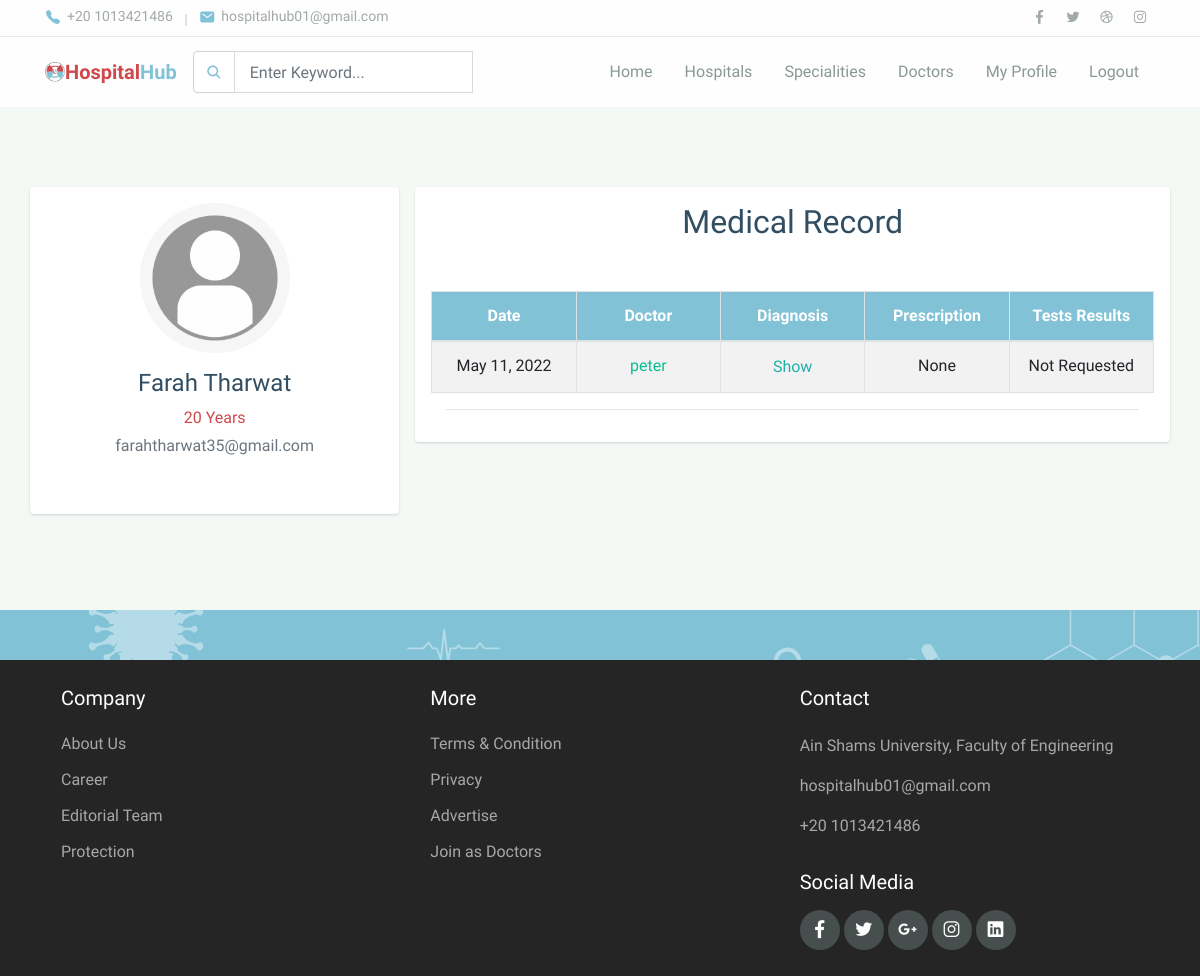
Page /hospital_hub/patient/ViewRecord (signed in) on the earlier database version.
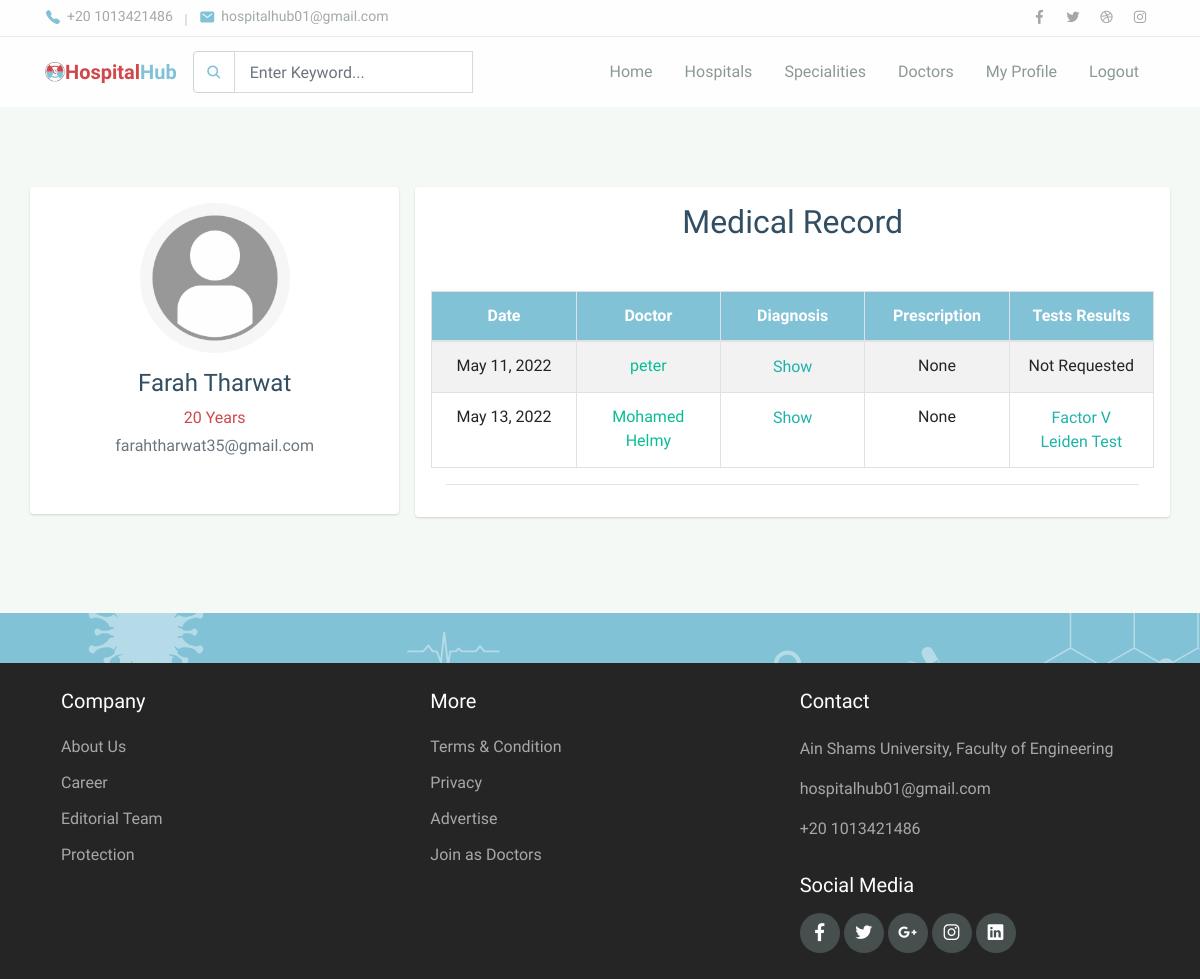
Same page on the later database version.
### hospital_hub/models.py (models this page shows, shortened)
class AppointmentDocument(models.Model):
    appointment = models.ForeignKey(
    Appointment, on_delete=models.CASCADE, related_name="document")
    title = models.CharField(max_length=100)
    attachment = models.FileField(null=True, blank=True)
    diagnosis = models.TextField()
    disease = models.CharField(max_length=100)

class Appointment(models.Model):
    doctor = models.ForeignKey(
        Doctor, on_delete=models.CASCADE, related_name="appointments")
    patient = models.ForeignKey(
        Patient, on_delete=models.CASCADE, related_name="appointments")
    schedule = models.ForeignKey(
        Schedule, null=True,on_delete=models.SET_NULL, related_name="appointments")
    status = models.ForeignKey(AppointmentStatus, on_delete=models.SET_NULL,null=True,blank=True,default=None)
    patient_no = models.IntegerField()
    appt_date = models.DateField()

class Doctor(models.Model):
    my_account = models.ForeignKey(
        User, on_delete=models.CASCADE, related_name="my_doctor")
    is_employed = models.BooleanField(default=False)
    speciality = models.ForeignKey(
        Speciality, on_delete=models.CASCADE, related_name="doctors")
    hospital = models.ForeignKey(
        Hospital, on_delete=models.SET_NULL, related_name="my_doctors", null=True, blank=True)
    is_notified = models.BooleanField(default=False);
    def __str__(self):
        return str(self.my_account)

class User(AbstractBaseUser):
    username = models.CharField(max_length=255, unique=True)
    email = models.EmailField(
        verbose_name='email address', max_length=255, unique=True)
    full_name = models.CharField(max_length=255, blank=True, null=True)
    phone_number = models.IntegerField()
    city = models.ForeignKey(City, on_delete=models.PROTECT, null=True)
    owner = models.BooleanField(default=False)  # can login
    admin = models.BooleanField(default=False)  # staff user non superuser
    doctor = models.BooleanField(default=False)  # superuser
    patient = models.BooleanField(default=False)  # superuser
    staff = models.BooleanField(default=False)  # necessary
    age   =models.IntegerField(null=True,blank=True)
    created_at = models.DateTimeField(auto_now_add=True,null=True,blank=True)
    image = models.ImageField(
        default="media/no_profile_img.png", upload_to="media/")
    USERNAME_FIELD = 'username'  # username
    EMAIL_FIELD = 'email'  # Email
    REQUIRED_FIELDS = ['email', 'full_name', 'phone_number']
    objects = UserManager()
    def __str__(self):
        return self.username
    @property
    def is_patient(self):
        return self.patient

class MedicalTest(models.Model):
    type = models.ForeignKey(
        MedicalTestType, on_delete=models.CASCADE, related_name="document")
    appointment_document = models.ForeignKey(
        AppointmentDocument, on_delete=models.CASCADE, related_name="tests")
    result = models.FileField(null=True, blank=True,default=None)

class MedicalTestType(models.Model):
    type = models.CharField(max_length=100,unique=True)
    def __str__(self):
        return self.type

### hospital_hub/views.py (the view, shortened to what this page needs)
# urls.py: path('patient/ViewRecord', views.Patient.PatientViewRecord,name='patient_viewRecord'),
    def PatientViewRecord(request):
        if not request.user.is_authenticated:
            return HttpResponseRedirect(reverse('login'))
        elif not request.user.is_patient:
            logout(request)
            return HttpResponseRedirect(reverse('login'))
        patient = request.user.my_patient.first()
        all_appointments = AppointmentModel.objects.filter(patient=patient)
        all_documents = []
        for apt in all_appointments:
            document = apt.document.first()
            if document != None:
                test = document.tests.first()
                all_documents.append([document,test])
        return render(request, "hospital_hub/Patient/patient_viewRecord.html", {
            "documents_with_tests":all_documents
        })

### hospital_hub/templates/hospital_hub/Patient/patient_ViewRecord.html (shortened to what the changed rows need)
{%extends 'hospital_hub/Patient/patient_layout.html'%}
{% load static %}
{%block body%}
<head>
    <link rel="stylesheet" href="https://cdnjs.cloudflare.com/ajax/libs/normalize/5.0.0/normalize.min.css">
    <link rel="stylesheet" href="{% static 'hospital_hub/assets/css/maicons.css'%}">
    <link rel="stylesheet" href="{% static 'hospital_hub/assets/css/bootstrap.css'%}">
    <link rel="stylesheet" href="{% static 'hospital_hub/assets/vendor/owl-carousel/css/owl.carousel.css'%}">
    <link rel="stylesheet" href="{% static 'hospital_hub/assets/vendor/animate/animate.css'%}">
    <link rel="stylesheet" href="https://cdnjs.cloudflare.com/ajax/libs/font-awesome/4.7.0/css/font-awesome.min.css">
    <link rel="stylesheet" href="https://maxcdn.bootstrapcdn.com/bootstrap/4.1.3/css/bootstrap.min.css">
    <link rel="stylesheet" href="{% static 'hospital_hub/assets/css/theme.css'%}">
    <link rel='stylesheet' href='https://ajax.googleapis.com/ajax/libs/jqueryui/1.11.4/themes/smoothness/jquery-ui.css'>
    <link rel="stylesheet" href="{% static 'hospital_hub/assets/css/patient_profile.css'%}">
</head>
<body>
    <div class="page-section bg-light">
        <div class="container">
            <div class="row justify-content-center">
                <div class="col-lg-12">
                    <div class="row">
                        <div class="row gutters-sm">
                            <div class="col-md-8 ">
                                <div class="card mb-3">
                                    <div class="card2-body ">
                                        <section id="working-time" class="">
                                            <div class="container">
                                                <div class="row" style="display:block;">
                                                    <div class="flex-container" id="books-table">
                                                        <h2 style="text-align: center; margin-bottom:50px;">Medical
                                                            Record</h2>
                                                        <table
                                                            class="table table-bordered table-striped table-responsive-stack"
                                                            id="books" style="text-align:center;table-layout:fixed">
                                                            <thead class="thead"
                                                                style="background-color:#81C2D6; color:white;">
                                                                <tr>
                                                                    <th>Date</th>
                                                                    <th>Doctor</th>
                                                                    <th>Diagnosis</th>
                                                                    <th>Prescription</th>
                                                                    <th>Tests Results</th>
                                                                </tr>
                                                            </thead>
                                                            <tbody>
                                                                {%for doc, test in documents_with_tests%}
                                                                <tr>
                                                                    <td>{{doc.appointment.appt_date}}</td>
                                                                    <td><a
                                                                            href="{%url 'book_appointment' doctor_name=doc.appointment.doctor %}">{{doc.appointment.doctor}}</a>
                                                                    </td>
                                                                    <td>
                                                                        <button type="button" data-toggle="modal"
                                                                            class="link"
                                                                            style="border:none; color:lightseagreen;background:none"
                                                                            data-target="#diagnosis_{{doc.id}}">
                                                                            Show
                                                                        </button>
                                                                    </td>
                                                                    {% if doc.attachment%}
                                                                    <td> <a href="{{doc.attachment.url}}">link</a></td>
                                                                    {% else %}
                                                                    <td>None</td>
                                                                    {%endif%}
                                                                    {%if not test %}
                                                                    <td>Not Requested</td>
                                                                    {%elif not test.result%}
                                                                    <td><button type="button" data-toggle="modal"
                                                                            class="link"
                                                                            style="border:none; color:lightseagreen;background:none"
                                                                            data-target="#test_{{test.id}}">
                                                                            {{test.type}}
                                                                        </button></td>
                                                                    {%else%}
                                                                    <td> <a href="{{test.result.url}}">{{test.type}}</a>
                                                                    </td>
                                                                    {%endif%}
                                                                </tr>
                                                                {%empty%}
                                                                <tr>
                                                                    <td colspan="5">No previous visits</td>
                                                                </tr>
                                                                {%endfor%}
                                                            </tbody>
                                                        </table>
                                                    </div>
                                                </div>
                                            </div>
                                        </section>
                                    </div>
                                </div>
                            </div>
                        </div>
                    </div>
                </div>
            </div>
        </div>
        </div>
</body>
{%endblock%}

Differences in the rows shown:
added AppointmentDocument: appointment.appt_date "May 13, 2022", appointment.doctor "Mohamed Helmy", attachment "None", type "Factor V Leiden Test"
